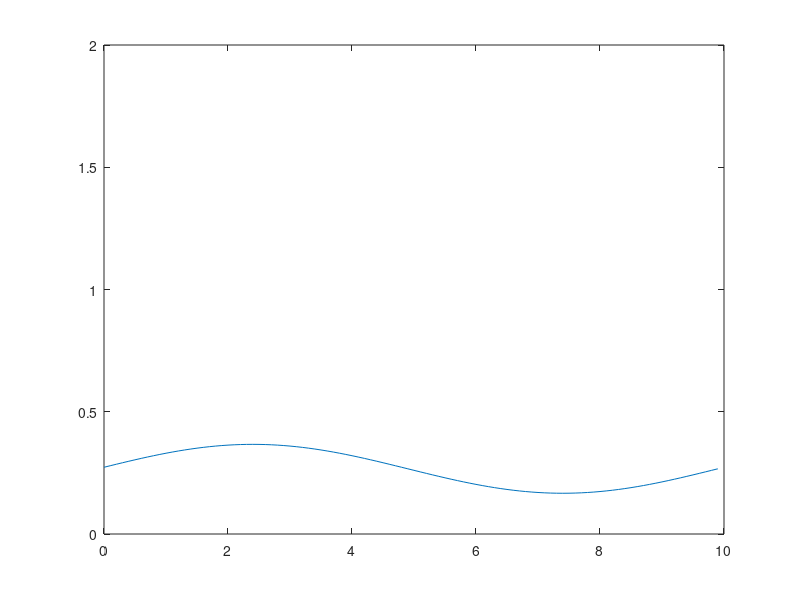

This figure's MATLAB source: (Note: this script raises an error after producing the figure.)
%Set up 

%model (As in Gandhi et al (except P and D))
D = 10; %Seed dispersal rate - Something funky going on here
L = 4; %Evap Rate
M = 1.8; %Mortality Rate
J = 0.003; %Water Use Efficiency
V = 63; %Advection Rate
R = 100; %Transpiration Rate
P = 250; %Precip rate (in 240<P<272 range for pattern formation

%Finite difference parameters
tmax = 100000; %number of timesteps to run
xmax = 100; %number of gridpoints in space
dt = 0.01; %Timestep size
dx = 0.1; %Grid resolution
xax = linspace(0,(xmax-1)*dx,xmax);

%Preallocating size of W,B
W = zeros(tmax,xmax);
B=W;

% %DBCs
% Wx0 = 0; 
% Bx0 = 0.5; 

%ICs (perturbations about equilibrium
Beq = 0.5*(P*J/M + sqrt((P*J/M)^2-4*L/R)); 
Weq = M/(J*R*Beq);

    %Impulse ICs
%     W(1,1) = 2;
%     B(1,1) = 2;

for j = 1:xmax

%         %Uniform Noisy ICs
%         B(1,j) = 0.3 + (0.3*rand-0.15); % Initial vegetation density
%         W(1,j) = 0.3 + (0.3*rand-0.15); % Initial water concentration

%             Periodic ICs
            
            B(1,j) = Beq + 0.1*(sin(2*pi*j/xmax)); % Initial vegetation density
            W(1,j) = Weq + 0.1*(sin(2*pi*j/xmax)); % Initial water concentration
            

%         %Step ICs
%         if j<xmax/2
%             B(1,j) = 0.3;
%             W(1,j) = 0.3;
%         else
%             B(1,j) = 0.45;
%             W(1,j) = 0.45;
%         end

end

%Keeping note of total biomass
Bsum(1) = sum(B(1,:));

    figure(1)
    clf
    fig1 = gca;
    pl1 = plot(fig1,xax,B(1,:));
    
    ylim([0 2])
    drawnow

%Initialise the matrices

lambda = dt*V/dx;
mu = D*dt/(dx^2);

lambdaMat = diag(repmat(1+lambda,xmax,1)) + diag(repmat(-lambda,xmax-1,1),1);
lambdaMat(xmax,1) = -lambda;
lambdaMatInv = lambdaMat^-1;

muMat = diag(repmat(1+2*mu,xmax,1)) + diag(repmat(-mu,xmax-1,1),1) + diag(repmat(-mu,xmax-1,1),-1);
muMat(xmax,1) = -mu;
muMat(1,xmax) = -mu;
muMatInv = muMat^-1;


for i = 2:tmax
    Wrow = W(i-1,:);
    Brow = B(i-1,:);
    W(i,:) = (lambdaMatInv*(Wrow + dt*(L*Wrow - R*Wrow.*Brow.^2 + P))')';
    B(i,:) = (muMatInv*(Brow + dt*(J*R*Wrow.*Brow.^2 - M*Brow))')';

if mod(i,100) == 0
    pl1.YData = B(i,:); 
    drawnow
    i
end
Bsum(i) = sum(B(i,:));
end

%Total biomass over time plot, interesting
figure(2)
fig2 = gca;
pl2 = plot(fig2,1:tmax,Bsum);
ylabel('Total Biomass')
xlabel('Time')
title('Total Biomass Over Time')



        
